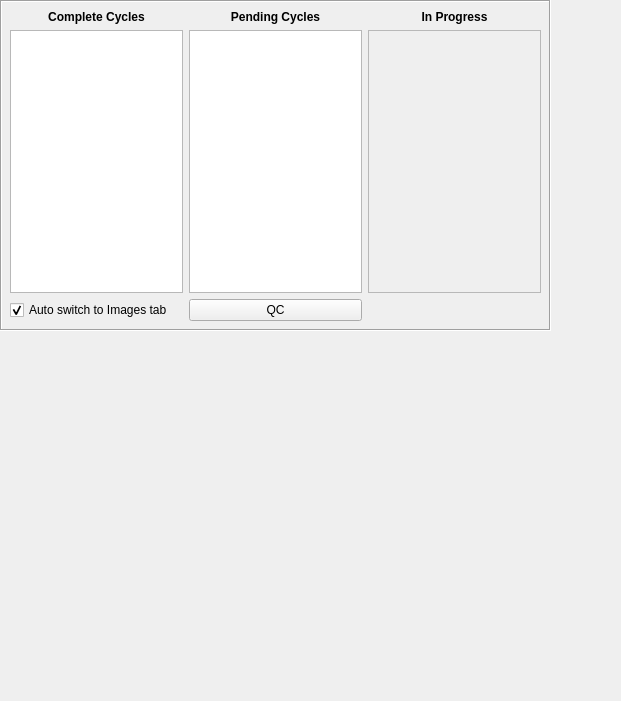
              <widget class="QWidget" name="scrollAreaWidgetContents_4">
               <property name="geometry">
                <rect>
                 <x>0</x>
                 <y>0</y>
                 <width>621</width>
                 <height>701</height>
                </rect>
               </property>
               <widget class="QFrame" name="frame_4">
                <property name="geometry">
                 <rect>
                  <x>0</x>
                  <y>0</y>
                  <width>551</width>
                  <height>331</height>
                 </rect>
                </property>
                <property name="frameShape">
                 <enum>QFrame::Box</enum>
                </property>
                <property name="frameShadow">
                 <enum>QFrame::Sunken</enum>
                </property>
                <widget class="QWidget" name="gridLayoutWidget_2">
                 <property name="geometry">
                  <rect>
                   <x>10</x>
                   <y>10</y>
                   <width>531</width>
                   <height>311</height>
                  </rect>
                 </property>
                 <layout class="QGridLayout" name="gridLayout_3" rowstretch="0,0,0">
                  <item row="1" column="0">
                   <widget class="QListWidget" name="cycleListComplete">
                    <property name="statusTip">
                     <string>Complete cycles</string>
                    </property>
                    <property name="selectionMode">
                     <enum>QAbstractItemView::SingleSelection</enum>
                    </property>
                   </widget>
                  </item>
                  <item row="1" column="1">
                   <widget class="QListWidget" name="cycleListPending">
                    <property name="statusTip">
                     <string>Pending cycles</string>
                    </property>
                    <property name="selectionMode">
                     <enum>QAbstractItemView::ExtendedSelection</enum>
                    </property>
                   </widget>
                  </item>
                  <item row="1" column="2">
                   <widget class="QListWidget" name="cycleListInProgress">
                    <property name="enabled">
                     <bool>false</bool>
                    </property>
                    <property name="statusTip">
                     <string>Cycles in progress</string>
                    </property>
                   </widget>
                  </item>
                  <item row="0" column="0">
                   <widget class="QLabel" name="label_7">
                    <property name="font">
                     <font>
                      <weight>75</weight>
                      <bold>true</bold>
                     </font>
                    </property>
                    <property name="text">
                     <string>Complete Cycles</string>
                    </property>
                    <property name="alignment">
                     <set>Qt::AlignCenter</set>
                    </property>
                   </widget>
                  </item>
                  <item row="0" column="1">
                   <widget class="QLabel" name="label_8">
                    <property name="font">
                     <font>
                      <weight>75</weight>
                      <bold>true</bold>
                     </font>
                    </property>
                    <property name="text">
                     <string>Pending Cycles</string>
                    </property>
                    <property name="alignment">
                     <set>Qt::AlignCenter</set>
                    </property>
                   </widget>
                  </item>
                  <item row="0" column="2">
                   <widget class="QLabel" name="label_9">
                    <property name="font">
                     <font>
                      <weight>75</weight>
                      <bold>true</bold>
                     </font>
                    </property>
                    <property name="text">
                     <string>In Progress</string>
                    </property>
                    <property name="alignment">
                     <set>Qt::AlignCenter</set>
                    </property>
                   </widget>
                  </item>
                  <item row="2" column="1">
                   <widget class="QPushButton" name="startQC">
                    <property name="statusTip">
                     <string>Start QC</string>
                    </property>
                    <property name="text">
                     <string>QC</string>
                    </property>
                   </widget>
                  </item>
                  <item row="2" column="0">
                   <widget class="QCheckBox" name="ImageSwitchButton">
                    <property name="text">
                     <string>Auto switch to Images tab</string>
                    </property>
                    <property name="checked">
                     <bool>true</bool>
                    </property>
                   </widget>
                  </item>
                 </layout>
                </widget>
               </widget>
              </widget>
